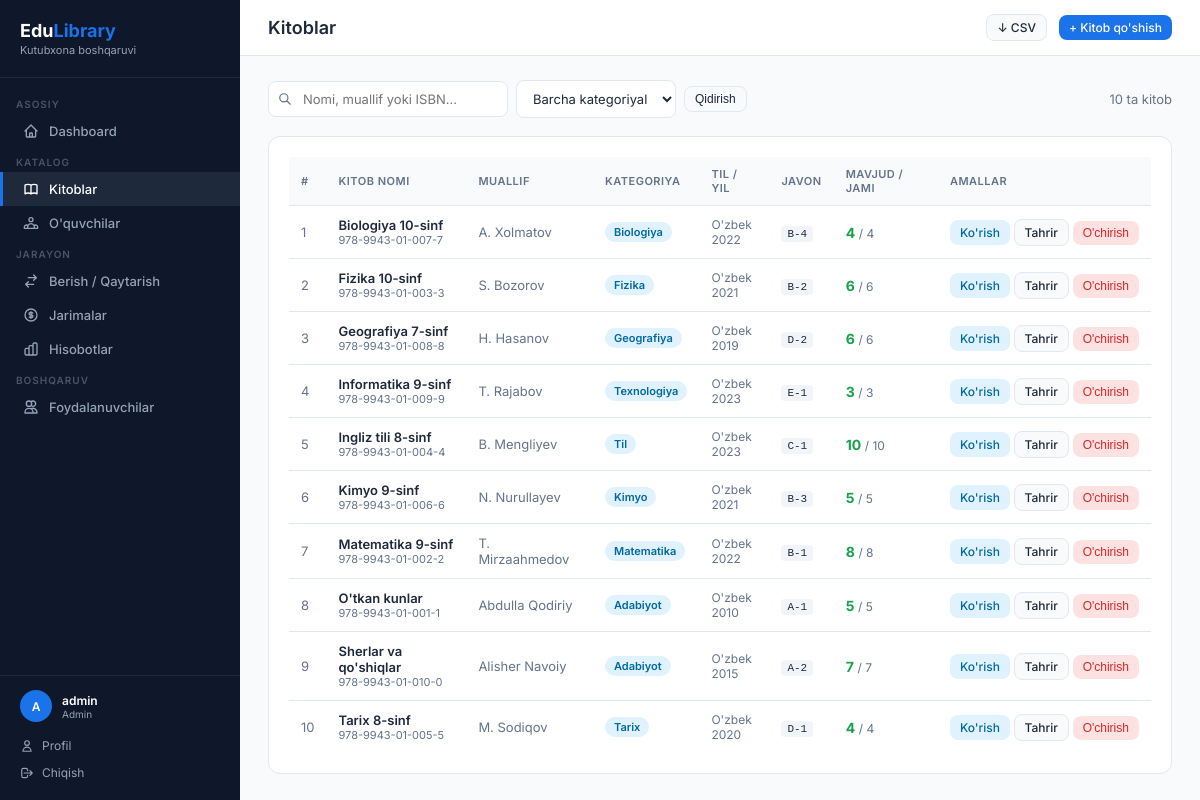
The page /books (signed in) on the database its author committed.
### app.py (models this page shows, shortened)
class User(UserMixin, db.Model):
    id = db.Column(db.Integer, primary_key=True)
    username = db.Column(db.String(80), unique=True, nullable=False)
    password_hash = db.Column(db.String(200), nullable=False)
    role = db.Column(db.String(20), default='librarian')  # admin / librarian
    full_name = db.Column(db.String(150))
    email = db.Column(db.String(120), unique=True)
    phone = db.Column(db.String(20))
    is_active = db.Column(db.Boolean, default=True)
    last_login = db.Column(db.DateTime)
    created_at = db.Column(db.DateTime, default=datetime.utcnow)
    @property
    def display_name(self):
        try:
            return self.full_name or self.username
        except Exception:
            return self.username

class Book(db.Model):
    id = db.Column(db.Integer, primary_key=True)
    title = db.Column(db.String(200), nullable=False)
    author = db.Column(db.String(150), nullable=False)
    isbn = db.Column(db.String(30), unique=True)
    category = db.Column(db.String(80))
    total_copies = db.Column(db.Integer, default=1)
    available_copies = db.Column(db.Integer, default=1)
    description = db.Column(db.Text)
    publisher = db.Column(db.String(150))
    year = db.Column(db.Integer)
    language = db.Column(db.String(50), default="O'zbek")
    shelf_location = db.Column(db.String(50))
    created_at = db.Column(db.DateTime, default=datetime.utcnow)
    borrows = db.relationship('Borrow', backref='book', lazy=True)

### app.py (the view)
@app.route('/books')
@login_required
def books():
    q = request.args.get('q', '')
    cat = request.args.get('cat', '')
    query = Book.query
    if q:
        query = query.filter(
            (Book.title.ilike(f'%{q}%')) | (Book.author.ilike(f'%{q}%')) | (Book.isbn.ilike(f'%{q}%'))
        )
    if cat:
        query = query.filter_by(category=cat)
    book_list = query.order_by(Book.title).all()
    return render_template('books.html', books=book_list, q=q, cat=cat, categories=CATEGORIES)

### app.py (called while the page is built)
@login_manager.user_loader
def load_user(user_id):
    return db.session.get(User, int(user_id))

### templates/books.html (shortened to what this page needs)
{% extends 'base.html' %}
{% block page_title %}Kitoblar{% endblock %}
{% block topbar_actions %}
  <a href="{{ url_for('export_books') }}" class="btn btn-secondary btn-sm">↓ CSV</a>
  <a href="{{ url_for('add_book') }}" class="btn btn-primary btn-sm">+ Kitob qo'shish</a>
{% endblock %}
{% block content %}
<div class="filter-bar">
  <div class="filter-left">
    <form method="GET" style="display:flex; gap:8px; align-items:center;">
      <div class="search-input-wrap">
        <svg class="search-icon" width="14" height="14" fill="none" viewBox="0 0 24 24" stroke="currentColor"><path stroke-linecap="round" stroke-linejoin="round" stroke-width="2" d="M21 21l-6-6m2-5a7 7 0 11-14 0 7 7 0 0114 0z"/></svg>
        <input class="form-control" type="text" name="q" value="{{ q }}" placeholder="Nomi, muallif yoki ISBN..." style="padding-left:34px; min-width:240px;">
      </div>
      <select name="cat" class="form-control" style="width:160px;">
        <option value="">Barcha kategoriyalar</option>
      </select>
      <button class="btn btn-secondary btn-sm" type="submit">Qidirish</button>
    </form>
  </div>
  <span style="font-size:13px; color:var(--text-muted);">{{ books|length }} ta kitob</span>
</div>
<div class="card">
  <div class="table-wrap">
    <table>
      <thead>
        <tr>
          <th>#</th>
          <th>Kitob nomi</th>
          <th>Muallif</th>
          <th>Kategoriya</th>
          <th>Til / Yil</th>
          <th>Javon</th>
          <th>Mavjud / Jami</th>
          <th>Amallar</th>
        </tr>
      </thead>
      <tbody>
        {% for b in books %}
        <tr>
          <td style="color:var(--text-muted);">{{ loop.index }}</td>
          <td>
            <a href="{{ url_for('book_detail', id=b.id) }}" style="color:var(--text); font-weight:600; text-decoration:none;">{{ b.title }}</a>
            {% if b.isbn %}<div style="font-size:11px; color:var(--text-muted);">{{ b.isbn }}</div>{% endif %}
          </td>
          <td style="color:var(--text-muted);">{{ b.author }}</td>
          <td>{% if b.category %}<span class="badge badge-info">{{ b.category }}</span>{% else %}<span style="color:var(--text-muted);">—</span>{% endif %}</td>
          <td style="font-size:12px; color:var(--text-muted);">{{ b.language or '—' }}{% if b.year %}<br>{{ b.year }}{% endif %}</td>
          <td>{% if b.shelf_location %}<code style="background:#f1f5f9; padding:2px 6px; border-radius:4px; font-size:11px;">{{ b.shelf_location }}</code>{% else %}<span style="color:var(--text-muted);">—</span>{% endif %}</td>
          <td>
            <span style="font-size:14px; font-weight:700; color:{% if b.available_copies == 0 %}#dc2626{% elif b.available_copies <= 2 %}#d97706{% else %}#16a34a{% endif %};">{{ b.available_copies }}</span>
            <span style="font-size:12px; color:var(--text-muted);">/ {{ b.total_copies }}</span>
          </td>
          <td style="white-space:nowrap;">
            <a href="{{ url_for('book_detail', id=b.id) }}" class="btn btn-info btn-sm">Ko'rish</a>
            <a href="{{ url_for('edit_book', id=b.id) }}" class="btn btn-secondary btn-sm">Tahrir</a>
            <form method="POST" action="{{ url_for('delete_book', id=b.id) }}" style="display:inline;" onsubmit="return confirm('Kitobni o\'chirmoqchimisiz?')">
              <button class="btn btn-danger btn-sm" type="submit">O'chirish</button>
            </form>
          </td>
        </tr>
        {% else %}
        <tr><td colspan="8" style="text-align:center; color:var(--text-muted); padding:32px;">Kitob topilmadi</td></tr>
        {% endfor %}
      </tbody>
    </table>
  </div>
</div>
{% endblock %}

### templates/base.html (shortened to what this page needs)
<!DOCTYPE html>
<html lang="uz">
<head>
</head>
<body>
{% if current_user.is_authenticated %}
<aside class="sidebar">
  <div class="sidebar-logo">
    <h2>Edu<span>Library</span></h2>
    <p>Kutubxona boshqaruvi</p>
  </div>
  <nav>
    <div class="nav-section">Asosiy</div>
    <a href="{{ url_for('dashboard') }}" class="nav-item {% if request.endpoint == 'dashboard' %}active{% endif %}">
      <svg fill="none" viewBox="0 0 24 24" stroke="currentColor"><path stroke-linecap="round" stroke-linejoin="round" stroke-width="2" d="M3 12l2-2m0 0l7-7 7 7M5 10v10a1 1 0 001 1h3m10-11l2 2m-2-2v10a1 1 0 01-1 1h-3m-6 0a1 1 0 001-1v-4a1 1 0 011-1h2a1 1 0 011 1v4a1 1 0 001 1m-6 0h6"/></svg>
      Dashboard
    </a>
    <div class="nav-section">Katalog</div>
    <a href="{{ url_for('books') }}" class="nav-item {% if 'book' in request.endpoint %}active{% endif %}">
      Kitoblar
    </a>
    <a href="{{ url_for('students') }}" class="nav-item {% if 'student' in request.endpoint %}active{% endif %}">
      O'quvchilar
    </a>
    <div class="nav-section">Jarayon</div>
    <a href="{{ url_for('borrows') }}" class="nav-item {% if 'borrow' in request.endpoint %}active{% endif %}">
      <svg fill="none" viewBox="0 0 24 24" stroke="currentColor"><path stroke-linecap="round" stroke-linejoin="round" stroke-width="2" d="M8 7h12m0 0l-4-4m4 4l-4 4m0 6H4m0 0l4 4m-4-4l4-4"/></svg>
      Berish / Qaytarish
    </a>
    <a href="{{ url_for('fines') }}" class="nav-item {% if 'fine' in request.endpoint %}active{% endif %}">
      <svg fill="none" viewBox="0 0 24 24" stroke="currentColor"><path stroke-linecap="round" stroke-linejoin="round" stroke-width="2" d="M12 8c-1.657 0-3 .895-3 2s1.343 2 3 2 3 .895 3 2-1.343 2-3 2m0-8c1.11 0 2.08.402 2.599 1M12 8V7m0 1v8m0 0v1m0-1c-1.11 0-2.08-.402-2.599-1M21 12a9 9 0 11-18 0 9 9 0 0118 0z"/></svg>
      Jarimalar
    </a>
    <a href="{{ url_for('reports') }}" class="nav-item {% if request.endpoint == 'reports' %}active{% endif %}">
      Hisobotlar
    </a>
    {% if current_user.role == 'admin' %}
    <div class="nav-section">Boshqaruv</div>
    <a href="{{ url_for('users') }}" class="nav-item {% if 'user' in request.endpoint and request.endpoint != 'profile' %}active{% endif %}">
      <svg fill="none" viewBox="0 0 24 24" stroke="currentColor"><path stroke-linecap="round" stroke-linejoin="round" stroke-width="2" d="M12 4.354a4 4 0 110 5.292M15 21H3v-1a6 6 0 0112 0v1zm0 0h6v-1a6 6 0 00-9-5.197M13 7a4 4 0 11-8 0 4 4 0 018 0z"/></svg>
      Foydalanuvchilar
    </a>
    {% endif %}
  </nav>
  <div class="sidebar-footer">
    <div class="sidebar-user">
      <div class="avatar-sm">{{ current_user.username[0].upper() }}</div>
      <div class="info">
        <div class="name">{{ current_user.display_name }}</div>
        <div class="role">{{ 'Admin' if current_user.role == 'admin' else 'Kutubxonachi' }}</div>
      </div>
    </div>
    <a href="{{ url_for('profile') }}">
      <svg width="14" height="14" fill="none" viewBox="0 0 24 24" stroke="currentColor"><path stroke-linecap="round" stroke-linejoin="round" stroke-width="2" d="M16 7a4 4 0 11-8 0 4 4 0 018 0zM12 14a7 7 0 00-7 7h14a7 7 0 00-7-7z"/></svg>
      Profil
    </a>
    <a href="{{ url_for('logout') }}">
      <svg width="14" height="14" fill="none" viewBox="0 0 24 24" stroke="currentColor"><path stroke-linecap="round" stroke-linejoin="round" stroke-width="2" d="M17 16l4-4m0 0l-4-4m4 4H7m6 4v1a3 3 0 01-3 3H6a3 3 0 01-3-3V7a3 3 0 013-3h4a3 3 0 013 3v1"/></svg>
      Chiqish
    </a>
  </div>
</aside>
<div class="main">
  <div class="topbar">
    <h1>{% block page_title %}{% endblock %}</h1>
    <div class="actions">{% block topbar_actions %}{% endblock %}</div>
  </div>
  <div class="content">
    {% block content %}{% endblock %}
  </div>
</div>
{% else %}
{% block auth_content %}{% endblock %}
{% endif %}
</body>
</html>

### rows shown on the page
User: username "A", display_name "admin", role "Admin"
Book: title "Biologiya 10-sinf", isbn "978-9943-01-007-7", author "A. Xolmatov", category "Biologiya", language "O'zbek", year "2022", shelf_location "B-4", available_copies "4", total_copies "4"
Book: title "Fizika 10-sinf", isbn "978-9943-01-003-3", author "S. Bozorov", category "Fizika", language "O'zbek", year "2021", shelf_location "B-2", available_copies "6", total_copies "6"
Book: title "Geografiya 7-sinf", isbn "978-9943-01-008-8", author "H. Hasanov", category "Geografiya", language "O'zbek", year "2019", shelf_location "D-2", available_copies "6", total_copies "6"
Book: title "Informatika 9-sinf", isbn "978-9943-01-009-9", author "T. Rajabov", category "Texnologiya", language "O'zbek", year "2023", shelf_location "E-1", available_copies "3", total_copies "3"
Book: title "Ingliz tili 8-sinf", isbn "978-9943-01-004-4", author "B. Mengliyev", category "Til", language "O'zbek", year "2023", shelf_location "C-1", available_copies "10", total_copies "10"
Book: title "Kimyo 9-sinf", isbn "978-9943-01-006-6", author "N. Nurullayev", category "Kimyo", language "O'zbek", year "2021", shelf_location "B-3", available_copies "5", total_copies "5"
Book: title "Matematika 9-sinf", isbn "978-9943-01-002-2", author "T. Mirzaahmedov", category "Matematika", language "O'zbek", year "2022", shelf_location "B-1", available_copies "8", total_copies "8"
Book: title "O'tkan kunlar", isbn "978-9943-01-001-1", author "Abdulla Qodiriy", category "Adabiyot", language "O'zbek", year "2010", shelf_location "A-1", available_copies "5", total_copies "5"
Book: title "Sherlar va qo'shiqlar", isbn "978-9943-01-010-0", author "Alisher Navoiy", category "Adabiyot", language "O'zbek", year "2015", shelf_location "A-2", available_copies "7", total_copies "7"
Book: title "Tarix 8-sinf", isbn "978-9943-01-005-5", author "M. Sodiqov", category "Tarix", language "O'zbek", year "2020", shelf_location "D-1", available_copies "4", total_copies "4"

### other values the page prints
{{ books|length }} "10"
